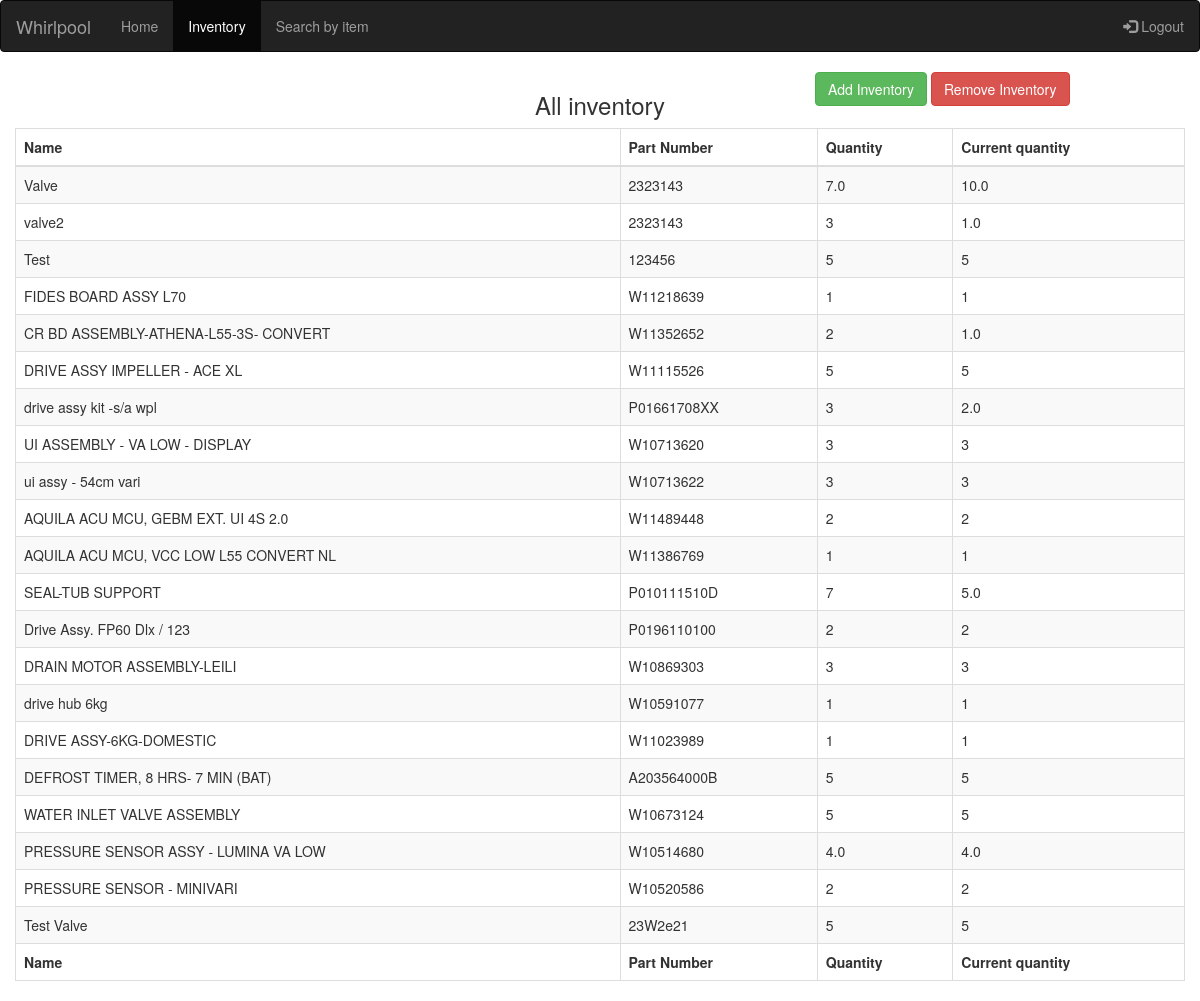
The app's page /inventory/, older data.
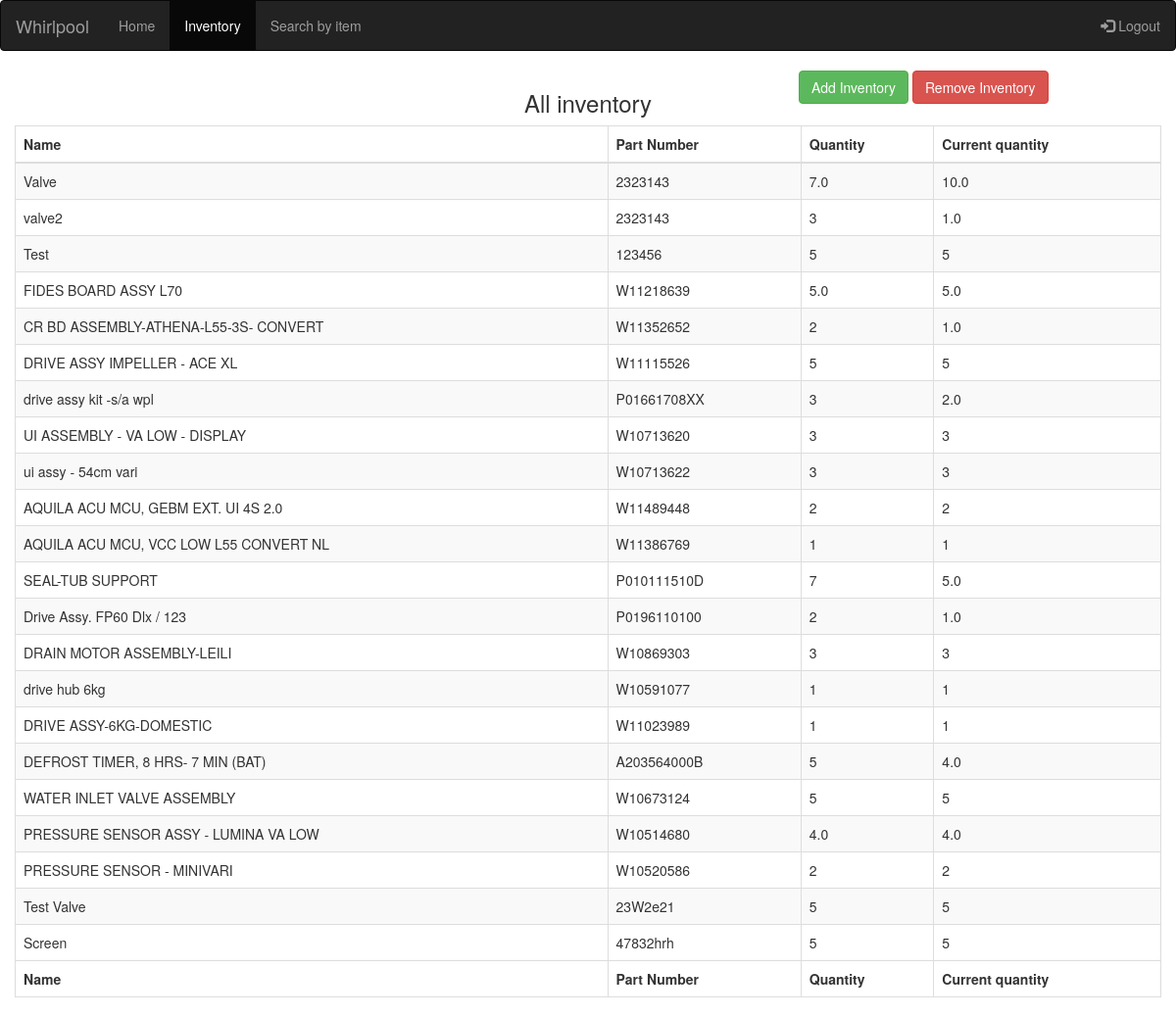
The same page, newer data.
### website/models.py (models this page shows)
class Inventory(models.Model):
    inventory_id = models.AutoField(primary_key=True)
    name = models.CharField(max_length=256)
    quantity = models.CharField(max_length=20)
    current_quantity = models.CharField(max_length=20)
    description = models.CharField(max_length=1024)
    created_at = models.DateTimeField(auto_now=True)
    part_number = models.CharField(max_length=512, default='')
    current_non_working_quantity = models.CharField(max_length=20, default='0')

### website/views.py (the view)
# urls.py: path('inventory/', views.inventory, name="inventory"),
def inventory(request):
    if request.method == 'GET':
        data = ut.get_inventory()
        names = ut.get_unique_inventory()
        context = {"data": data, "names": names}
        return render(request, 'inventory.html', context)
    return JsonResponse(C.unsupported_request_type(request.method))

### website/utilities.py (called while the page is built)
def get_inventory():
    data = Inventory.objects.all()
    return data

def get_unique_inventory():
    data = Inventory.objects.values('name').distinct()
    return list(data)

### website/templates/inventory.html (shortened to what this page needs)
<!DOCTYPE html>
<html lang="en">
<head>
      <link rel="stylesheet" href="https://maxcdn.bootstrapcdn.com/bootstrap/3.4.1/css/bootstrap.min.css">
      <link rel="stylesheet" href="https://cdnjs.cloudflare.com/ajax/libs/toastr.js/latest/toastr.min.css">
      <link rel="stylesheet" href="https://cdn.datatables.net/1.10.16/css/dataTables.bootstrap.min.css">
      <link href="https://cdnjs.cloudflare.com/ajax/libs/bootstrap-select/1.10.0/css/bootstrap-select.min.css" rel="stylesheet" />
      {% load static %}
      <link rel="stylesheet" href="{% static 'jquery-ui.min.css' %}">
      <link rel="stylesheet" href="{% static 'inventory.css' %}">
</head>
<body>
    <nav class="navbar navbar-inverse">
        <div class="container-fluid">
          <div class="navbar-header">
            <a class="navbar-brand" href="#">Whirlpool</a>
          </div>
          <ul class="nav navbar-nav">
            <li ><a href="/dashboard">Home</a></li>
            <li class="active"><a href="#">Inventory</a></li>
            <li><a href="#">Search by item</a></li>
          </ul>
          <ul class="nav navbar-nav navbar-right">
            <li><a href="#"><span class="glyphicon glyphicon-log-in"></span> Logout</a></li>
          </ul>
        </div>
      </nav>
    <div class="container-fluid">
        <div class="row">
            <div class="col-md-4"></div>
            <div class="col-md-4 header-row">
                <h3>All inventory</h3>
            </div>
            <div class="col-md-4">
                <button class="btn btn-success" id="add_inventory" >Add Inventory</button>
                <button class="btn btn-danger" id="remove_inventory" >Remove Inventory</button>
            </div>
        </div>
        <div class="row">
            <div class="col-md-12">
                <div class="container">
                    <div class="row">
                      <table id="example" class="table table-striped table-bordered" cellspacing="0" width="100%">
                        <thead>
                          <tr>
                            <th>Name</th>
                            <th>Part Number</th>
                            <th>Quantity</th>
                            <th>Current quantity</th>
                          </tr>
                        </thead>
                        <tfoot>
                          <tr>
                            <th>Name</th>
                            <th>Part Number</th>
                            <th>Quantity</th>
                            <th>Current quantity</th>
                          </tr>
                        </tfoot>
                        <tbody>
                            {% for inventory in data %}
                          <tr>
                            <td>{{ inventory.name }}</td>
                            <td>{{ inventory.part_number }}</td>
                            <td>{{ inventory.quantity }}</td>
                            <td>{{ inventory.current_quantity }}</td>
                          </tr>
                         {% endfor %}
                        </tbody>
                      </table>
                    </div>
                  </div>
            </div>
        </div>
    </div>
</body>
</html>

Row changes from the older to the newer data that the page shows:
changed Inventory "FIDES BOARD ASSY L70": quantity "1" → "5.0"; current_quantity "1" → "5.0"
changed Inventory "Drive Assy. FP60 Dlx / 123": current_quantity "2" → "1.0"
changed Inventory "DEFROST TIMER, 8 HRS- 7 MIN (BAT)": current_quantity "5" → "4.0"
added Inventory: name "Screen", part_number "47832hrh", quantity "5", current_quantity "5"
